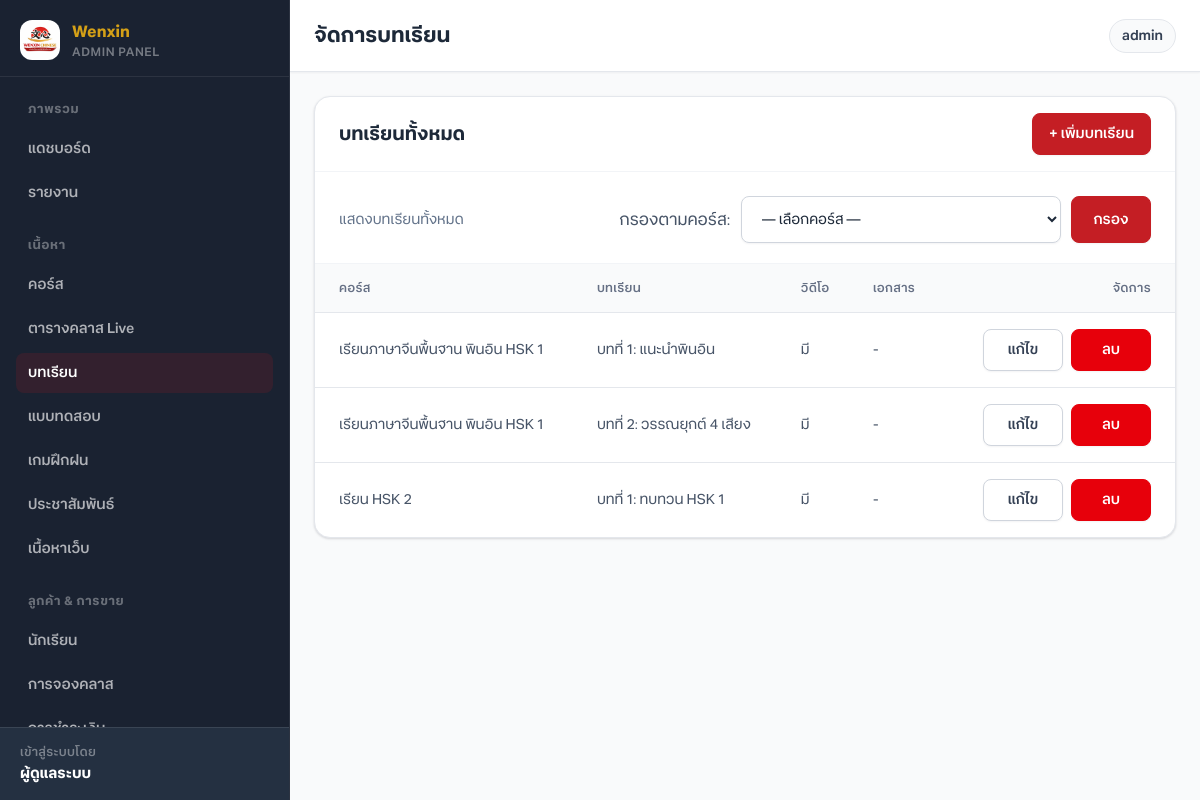
Screenshot of /admin/lessons.php (signed in) with the database file from the repository.
### tables this page shows
CREATE TABLE IF NOT EXISTS lessons (
  id INT UNSIGNED AUTO_INCREMENT PRIMARY KEY,
  course_id INT UNSIGNED NOT NULL,
  title VARCHAR(200) NOT NULL,
  description TEXT,
  video_url VARCHAR(500) DEFAULT NULL,
  document_url VARCHAR(500) DEFAULT NULL,
  duration_minutes INT UNSIGNED DEFAULT 0,
  sort_order INT DEFAULT 0,
  is_free_preview TINYINT(1) DEFAULT 0,
  is_published TINYINT(1) DEFAULT 1,
  created_at TIMESTAMP DEFAULT CURRENT_TIMESTAMP,
  updated_at TIMESTAMP DEFAULT CURRENT_TIMESTAMP ON UPDATE CURRENT_TIMESTAMP,
  FOREIGN KEY (course_id) REFERENCES courses(id) ON DELETE CASCADE
);

CREATE TABLE IF NOT EXISTS courses (
  id INT UNSIGNED AUTO_INCREMENT PRIMARY KEY,
  slug VARCHAR(120) NOT NULL UNIQUE,
  title VARCHAR(200) NOT NULL,
  subtitle VARCHAR(255) DEFAULT NULL,
  description TEXT,
  category ENUM('foundation','hsk','exam_prep') NOT NULL DEFAULT 'hsk',
  level ENUM('beginner','intermediate','advanced') NOT NULL DEFAULT 'beginner',
  price DECIMAL(10,2) DEFAULT 0,
  duration_hours INT UNSIGNED DEFAULT 0,
  lesson_count INT UNSIGNED DEFAULT 0,
  image_url VARCHAR(255) DEFAULT NULL,
  highlights TEXT,
  is_featured TINYINT(1) DEFAULT 0,
  is_active TINYINT(1) DEFAULT 1,
  sort_order INT DEFAULT 0,
  created_at TIMESTAMP DEFAULT CURRENT_TIMESTAMP,
  updated_at TIMESTAMP DEFAULT CURRENT_TIMESTAMP ON UPDATE CURRENT_TIMESTAMP
);

### includes/functions.php (called while the page is built, shortened)
<?php
require_once __DIR__ . '/database.php';
function e(?string $value): string
{
    return htmlspecialchars((string) $value, ENT_QUOTES, 'UTF-8');
}
function asset(string $path): string
{
    return APP_URL . '/assets/' . ltrim($path, '/');
}
function imageAsset(string $relativePath, string $fallbackPath = ''): string
{
    $full = BASE_PATH . '/assets/' . ltrim($relativePath, '/');
    if (is_file($full)) {
        return asset($relativePath);
    }
    return asset($relativePath);
}
function brandLogoAsset(): string
{
    return imageAsset('images/logo.png', 'images/logo.svg');
}
    ?>

### includes/admin/nav_config.php (called while the page is built, shortened)
<?php
return [
    [
        'label' => 'ภาพรวม',
        'items' => [
            ['page' => 'dashboard', 'href' => '/admin/dashboard.php', 'label' => 'แดชบอร์ด', 'icon' => 'dashboard'],
            ['page' => 'reports', 'href' => '/admin/reports.php', 'label' => 'รายงาน', 'icon' => 'dashboard'],
        ],
    ],
    [
        'label' => 'เนื้อหา',
        'items' => [
            ['page' => 'courses', 'href' => '/admin/courses.php', 'label' => 'คอร์ส', 'icon' => 'courses'],
            ['page' => 'sessions', 'href' => '/admin/sessions.php', 'label' => 'ตารางคลาส Live', 'icon' => 'courses'],
            ['page' => 'lessons', 'href' => '/admin/lessons.php', 'label' => 'บทเรียน', 'icon' => 'lessons'],
            ['page' => 'quizzes', 'href' => '/admin/quizzes.php', 'label' => 'แบบทดสอบ', 'icon' => 'quizzes'],
            ['page' => 'games', 'href' => '/admin/games.php', 'label' => 'เกมฝึกฝน', 'icon' => 'games'],
            ['page' => 'announcements', 'href' => '/admin/announcements.php', 'label' => 'ประชาสัมพันธ์', 'icon' => 'announcements'],
            ['page' => 'content', 'href' => '/admin/content.php', 'label' => 'เนื้อหาเว็บ', 'icon' => 'content'],
        ],
    ],
    [
        'label' => 'ลูกค้า & การขาย',
        'items' => [
            ['page' => 'students', 'href' => '/admin/students.php', 'label' => 'นักเรียน', 'icon' => 'students'],
            ['page' => 'bookings', 'href' => '/admin/bookings.php', 'label' => 'การจองคลาส', 'icon' => 'students'],
            ['page' => 'payments', 'href' => '/admin/payments.php', 'label' => 'การชำระเงิน', 'icon' => 'payments'],
            ['page' => 'coupons', 'href' => '/admin/coupons.php', 'label' => 'คูปอง', 'icon' => 'coupons'],
        ],
    ],
    [
        'label' => 'ระบบ',
        'items' => [
            ['page' => 'users', 'href' => '/admin/users.php', 'label' => 'ผู้ดูแล', 'icon' => 'users'],
            ['page' => 'backup', 'href' => '/admin/backup.php', 'label' => 'สำรองข้อมูล', 'icon' => 'backup'],
            ['page' => 'settings', 'href' => '/admin/settings.php', 'label' => 'ตั้งค่า', 'icon' => 'settings'],
        ],
    ],
];

### includes/auth.php (called while the page is built, shortened)
<?php
require_once __DIR__ . '/functions.php';
function isLoggedIn(): bool
{
    return !empty($_SESSION['admin_id']);
}
function currentAdmin(): ?array
{
    $stmt = db()->prepare('SELECT id, username, full_name, email FROM admin_users WHERE id = ? LIMIT 1');
    $stmt->execute([$_SESSION['admin_id']]);
    $admin = $stmt->fetch() ?: null;
    return $admin;
}

### includes/database.php (called while the page is built, shortened)
<?php
function db(): PDO
{
    static $pdo = null;
    if ($pdo instanceof PDO) {
        return $pdo;
    }
    $dsn = 'mysql:host=' . DB_HOST . ';dbname=' . DB_NAME . ';charset=' . DB_CHARSET;
    $pdo = new PDO($dsn, DB_USER, DB_PASS, [
        PDO::ATTR_ERRMODE => PDO::ERRMODE_EXCEPTION,
        PDO::ATTR_DEFAULT_FETCH_MODE => PDO::FETCH_ASSOC,
        PDO::ATTR_EMULATE_PREPARES => false,
        PDO::MYSQL_ATTR_INIT_COMMAND => 'SET NAMES utf8mb4 COLLATE utf8mb4_unicode_ci',
    ]);
    $pdo->exec('SET CHARACTER SET utf8mb4');
    return $pdo;
}

### admin/lessons.php (the view, shortened to what this page needs)
<?php
require_once dirname(__DIR__) . '/includes/auth.php';
$filterCourse = (int) ($_SESSION['admin_lessons_filter_course'] ?? 0);
$pageTitle = 'จัดการบทเรียน';
require_once dirname(__DIR__) . '/includes/admin_header.php';
$action = $_GET['action'] ?? 'list';
$editLesson = null;
$courses = getCourses(null, false);
$lessonsSql = 'SELECT l.*, c.title AS course_title FROM lessons l JOIN courses c ON c.id = l.course_id';
$params = [];
$lessonsSql .= ' ORDER BY l.course_id, l.sort_order, l.id';
$stmt = db()->prepare($lessonsSql);
$stmt->execute($params);
$lessons = $stmt->fetchAll();
?>
<?php if ($action === 'add' || ($action === 'edit' && $editLesson)): ?>
<div class="admin-card">
    <div class="admin-card-header">
        <h2><?= $editLesson ? 'แก้ไขบทเรียน' : 'เพิ่มบทเรียน' ?></h2>
        <a href="<?= APP_URL ?>/admin/lessons.php<?= $filterCourse ? '?course_id=' . $filterCourse : '' ?>" class="btn btn-secondary btn-sm">กลับ</a>
    </div>
    <div class="admin-card-body">
        <form method="post" enctype="multipart/form-data">
            <?= csrfField() ?>
            <?php if ($filterCourse): ?><input type="hidden" name="filter_course_id" value="<?= $filterCourse ?>"><?php endif; ?>
            <input type="hidden" name="action" value="<?= $editLesson ? 'update' : 'create' ?>">
            <?php if ($editLesson): ?><input type="hidden" name="id" value="<?= (int) $editLesson['id'] ?>"><?php endif; ?>
            <div class="form-group">
                <label>คอร์ส *</label>
                <select name="course_id" class="form-control" required>
                    <?php foreach ($courses as $c): ?>
                        <option value="<?= (int) $c['id'] ?>" <?= (($editLesson['course_id'] ?? $filterCourse) == $c['id']) ? 'selected' : '' ?>><?= e($c['title']) ?></option>
                    <?php endforeach; ?>
                </select>
            </div>
            <div class="form-group">
                <label>ชื่อบทเรียน *</label>
                <input type="text" name="title" class="form-control" required value="<?= e($editLesson['title'] ?? '') ?>">
            </div>
            <div class="form-group">
                <label>รายละเอียด</label>
                <textarea name="description" class="form-control"><?= e($editLesson['description'] ?? '') ?></textarea>
            </div>
            <div class="form-group">
                <label>ลิงก์วิดีโอ (YouTube / URL)</label>
                <input type="url" name="video_url" class="form-control" value="<?= e($editLesson['video_url'] ?? '') ?>" placeholder="https://...">
            </div>
            <div class="form-group">
                <label>เอกสารประกอบ</label>
                <input type="file" name="document_file" class="form-control" accept=".pdf,.doc,.docx,.ppt,.pptx">
                <input type="text" name="document_url" class="form-control form-control-follow" value="<?= e($editLesson['document_url'] ?? '') ?>" placeholder="หรือใส่ URL เอกสาร">
                <small>อัปโหลด PDF/DOC/PPT (สูงสุด 10MB) หรือใส่ลิงก์</small>
            </div>
            <div class="form-row">
                <div class="form-group">
                    <label>ระยะเวลา (นาที)</label>
                    <input type="number" name="duration_minutes" class="form-control" value="<?= (int) ($editLesson['duration_minutes'] ?? 0) ?>">
                </div>
                <div class="form-group">
                    <label>ลำดับ</label>
                    <input type="number" name="sort_order" class="form-control" value="<?= (int) ($editLesson['sort_order'] ?? 0) ?>">
                </div>
            </div>
            <div class="form-group">
                <label><input type="checkbox" name="is_free_preview" <?= !empty($editLesson['is_free_preview']) ? 'checked' : '' ?>> ดูตัวอย่างฟรี</label>
            </div>
            <div class="form-group">
                <label><input type="checkbox" name="is_published" <?= ($editLesson['is_published'] ?? 1) ? 'checked' : '' ?>> เผยแพร่</label>
            </div>
            <div class="admin-form-actions">
                <button type="submit" class="btn btn-primary">บันทึก</button>
            </div>
        </form>
    </div>
</div>
<?php else: ?>
<?php
$filterCourseTitle = '';
?>
<div class="admin-card">
    <div class="admin-card-header">
        <h2>บทเรียนทั้งหมด</h2>
        <a href="?action=add<?= $filterCourse ? '&course_id=' . $filterCourse : '' ?>" class="btn btn-primary btn-sm">+ เพิ่มบทเรียน</a>
    </div>
    <div class="admin-card-toolbar">
        <div class="admin-filter-toolbar">
            <p class="admin-filter-active">
                <?php if ($filterCourse): ?>
                กำลังแสดงบทเรียนของ: <strong><?= e($filterCourseTitle) ?></strong>
                <?php else: ?>
                แสดงบทเรียนทั้งหมด
                <?php endif; ?>
            </p>
            <form method="get" class="admin-filter-bar">
                <label for="lessonFilterCourse">กรองตามคอร์ส:</label>
                <select id="lessonFilterCourse" name="course_id" class="form-control">
                    <option value="">— เลือกคอร์ส —</option>
                </select>
                <button type="submit" class="btn btn-primary btn-sm">กรอง</button>
            </form>
        </div>
    </div>
    <div class="admin-card-body is-flush">
        <div class="table-responsive">
        <table class="data-table">
            <thead>
                <tr>
                    <th>คอร์ส</th>
                    <th>บทเรียน</th>
                    <th>วิดีโอ</th>
                    <th>เอกสาร</th>
                    <th class="actions">จัดการ</th>
                </tr>
            </thead>
            <tbody>
                <?php foreach ($lessons as $l): ?>
                <tr>
                    <td><?= e($l['course_title']) ?></td>
                    <td><?= e($l['title']) ?></td>
                    <td><?= $l['video_url'] ? 'มี' : '-' ?></td>
                    <td><?= $l['document_url'] ? 'มี' : '-' ?></td>
                    <td class="actions">
                        <div class="table-actions">
                        <a href="?action=edit&amp;id=<?= (int) $l['id'] ?><?= $filterCourse ? '&amp;course_id=' . $filterCourse : '' ?>" class="btn btn-secondary btn-sm">แก้ไข</a>
                        <form method="post" onsubmit="return confirm('ลบบทเรียน?')">
                            <button type="submit" class="btn btn-danger btn-sm">ลบ</button>
                        </form>
                        </div>
                    </td>
                </tr>
                <?php endforeach; ?>
            </tbody>
        </table>
        </div>
    </div>
</div>
<?php endif; ?>

### includes/admin/components/sidebar.php (shortened to what this page needs)
<?php
$navGroups = require __DIR__ . '/../nav_config.php';
?>
<aside class="admin-sidebar" id="adminSidebar">
    <a href="<?= APP_URL ?>/admin/dashboard.php" class="admin-brand">
        <img src="<?= e(brandLogoAsset()) ?>" alt="Logo">
        <span class="admin-brand-text">
            <strong>Wenxin</strong>
            <small>Admin Panel</small>
        </span>
    </a>
    <nav class="admin-nav" aria-label="เมนูหลังบ้าน">
        <?php foreach ($navGroups as $group): ?>
            <div class="admin-nav-group">
                <span class="admin-nav-label"><?= e($group['label']) ?></span>
                <?php foreach ($group['items'] as $item): ?>
                    <?php adminNavLink(
                        $item['page'],
                        APP_URL . $item['href'],
                        $item['label'],
                        $item['icon'],
                        $currentPage
                    ); ?>
                <?php endforeach; ?>
            </div>
        <?php endforeach; ?>
    </nav>
    <div class="admin-user">
        <small>เข้าสู่ระบบโดย</small>
        <strong><?= e($admin['full_name'] ?? $admin['username'] ?? 'Admin') ?></strong>
    </div>
</aside>

### includes/admin/components/topbar.php (shortened to what this page needs)
<header class="admin-topbar">
    <div class="admin-topbar-inner">
        <h1><?= e($pageTitle) ?></h1>
        <div class="admin-topbar-meta">
            <span class="admin-topbar-pill"><?= e($admin['username'] ?? 'admin') ?></span>
        </div>
    </div>
</header>

### rows the page displays
lessons: course.title "เรียนภาษาจีนพื้นฐาน พินอิน HSK 1", title "บทที่ 1: แนะนำพินอิน", shows "มี"
lessons: course.title "เรียนภาษาจีนพื้นฐาน พินอิน HSK 1", title "บทที่ 2: วรรณยุกต์ 4 เสียง", shows "มี"
lessons: course.title "เรียน HSK 2", title "บทที่ 1: ทบทวน HSK 1", shows "มี"

### other values shown
$group['label'] "ภาพรวม"
$label "แดชบอร์ด"
$label "รายงาน"
$group['label'] "เนื้อหา"
$label "คอร์ส"
$label "ตารางคลาส Live"
$label "บทเรียน"
$label "แบบทดสอบ"
$label "เกมฝึกฝน"
$label "ประชาสัมพันธ์"
$label "เนื้อหาเว็บ"
$group['label'] "ลูกค้า & การขาย"
$label "นักเรียน"
$label "การจองคลาส"
$admin['full_name'] "ผู้ดูแลระบบ"
